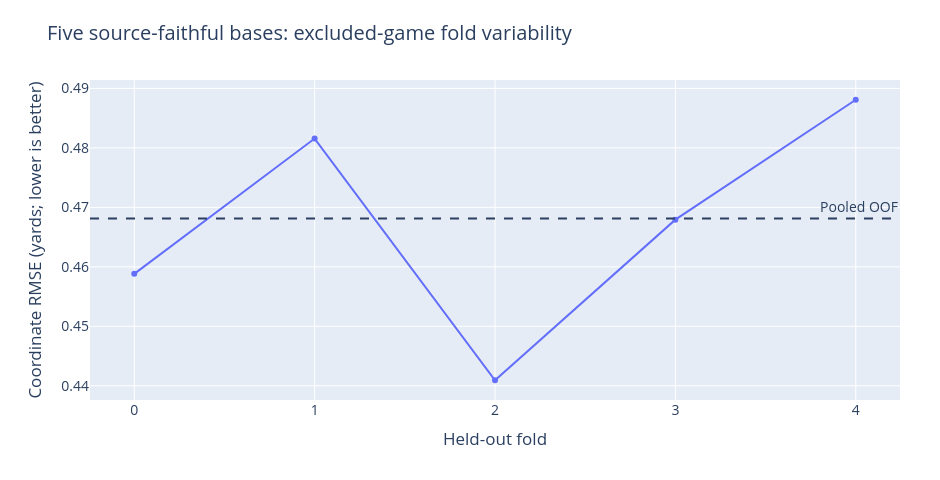

Write notebook code for a chart like this one.
### Code cell
f=E['base_folds']; x=[str(v['fold']) for v in f]; y=[v['rmse'] for v in f]
fig=go.Figure(go.Scatter(x=x,y=y,mode='markers+lines',name='Excluded-game base',text=[f"{v['rows']:,} rows" for v in f]))
fig.update_layout(title='Five source-faithful bases: excluded-game fold variability',xaxis_title='Held-out fold',yaxis_title='Coordinate RMSE (yards; lower is better)')
fig.add_hline(y=E['base_oof_rmse'],line_dash='dash',annotation_text='Pooled OOF')
static,ax=plt.subplots();ax.plot(x,y,marker='o');ax.axhline(E['base_oof_rmse'],linestyle='--');ax.set(xlabel='Held-out fold',ylabel='Coordinate RMSE (yards)',title='Five source-faithful bases: fold variability')
show(fig,static,'winner_folds')

### Figure 1 — Plotly figure (JSON) as saved in the notebook; plotly's stock layout.template omitted (floating-point values rounded to 4 significant figures)
{"data": [{"mode": "markers+lines", "name": "Excluded-game base", "text": ["109,144 rows", "120,035 rows", "108,585 rows", "112,694 rows", "111,149 rows"], "type": "scatter", "x": ["0", "1", "2", "3", "4"], "y": [0.4588, 0.4816, 0.4409, 0.4679, 0.4881]}], "layout": {"annotations": [{"showarrow": false, "text": "Pooled OOF", "x": 1, "xanchor": "right", "xref": "x domain", "y": 0.4681, "yanchor": "bottom", "yref": "y"}], "font": {"size": 14}, "height": 480, "margin": {"b": 80, "l": 90, "r": 40, "t": 80}, "shapes": [{"line": {"dash": "dash"}, "type": "line", "x0": 0, "x1": 1, "xref": "x domain", "y0": 0.4681, "y1": 0.4681, "yref": "y"}], "title": {"text": "Five source-faithful bases: excluded-game fold variability"}, "width": 940, "xaxis": {"title": {"text": "Held-out fold"}}, "yaxis": {"title": {"text": "Coordinate RMSE (yards; lower is better)"}}}}
